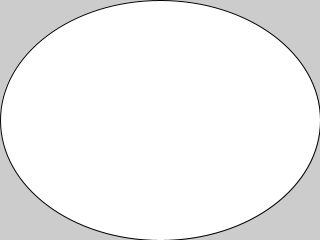
Frame 1 (no input)
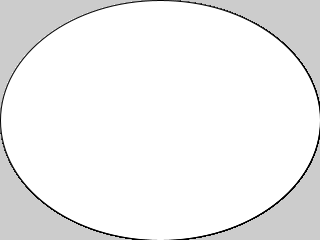
Frame 60 (the mouse pressed at the canvas centre just before this capture)
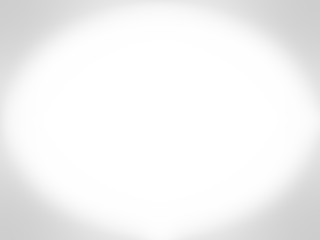
Frame 120 (the mouse held since frame 60 and released just before this capture)

The Processing sketch that drew these frames (run headless with seeded random() and noise(); from frame 60 on, the mouse is pressed at the canvas centre):

// Processing sketch: hersheyBlur2
// ── hersheyBlur2.pde
int numBlurlevels = 20;

void setup() {
  size(320, 240);
}

void draw() {
  ellipse(width/2, height/2, width , height );
  loadPixels();
  int blurAmount = numBlurlevels * mouseX / width;
  filter(BLUR, blurAmount);
  updatePixels();
}
